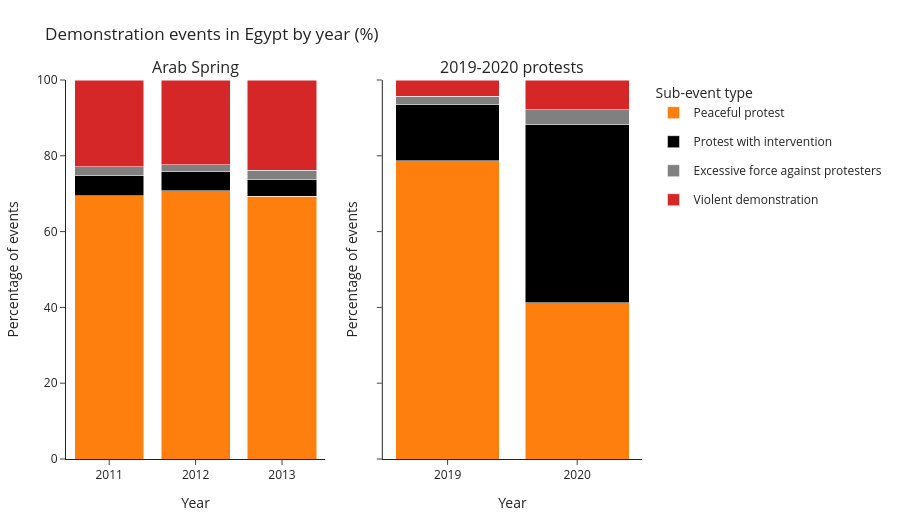

The notebook cell this image was saved under:
### Markdown cell above
On violence analysis. *How did patterns of violence by protesters and by the state change over time?*

Another aspect worth exploring is the change in sub-types events over the years, and specifically:
1. changes in the level of violence of protests;
2. changes in the level of violence by the state; 

As widely reported by the media and scholars, the Arab Spring was characterized by very largely peaceful protests, with massive mobilization emphasizing non-violent resistance. Violent demonstrations remained a consistent presence over the years (with values consistently being in the range of 22-24% for three consecutive years), with only a minority of incidents of excessive force by state police and interventions, whose frequency remained stable over time.
However, when comparing these data to the 2019-2020 demonstrations, a sharp shift is visible. This last wave was characterize by considerably more peaceful protests (in 2019, for example, nearly 80% of all recorded events were peaceful). The total share of "violent demonstrations" significantly dropped to 4.3% in 2019 and 8% in 2020. However, state violence through intervention in protests and excessive force used against protesters rised up to unprecedented levels, reflecting the patterns of repressions brought forward by the authoritarian Al-Sisi regime. While during the Arab Spring, state intervention in protests represented a range of 4.5% - 5.1%, this value rised up to 14.9% and 48% in 2019 and 2020 respectively. Similarly, the excessive use of force against protesters also increased over time. These concerning figures serve us to make us fully understand the level of political crackdown over time.

### Code cell
# Cleaner yearly percentage chart with custom panel titles
import pandas as pd
import plotly.graph_objects as go
from plotly.subplots import make_subplots

subtypes = [
    'Peaceful protest',
    'Protest with intervention',
    'Excessive force against protesters',
    'Violent demonstration'
]

subtype_colors = {
    'Peaceful protest': '#ff7f0e',
    'Protest with intervention': '#000000',
    'Excessive force against protesters': '#808080',
    'Violent demonstration': '#d62728'
}

def build_yearly_share(df):
    sub_col = 'sub_event_type' if 'sub_event_type' in df.columns else 'SUB_EVENT_TYPE'
    date_col = 'event_date' if 'event_date' in df.columns else 'EVENT_DATE'

    work = df[[sub_col, date_col]].copy()
    work[date_col] = pd.to_datetime(work[date_col], errors='coerce')
    work = work.dropna(subset=[date_col])
    work = work[work[sub_col].isin(subtypes)].copy()
    work['year'] = work[date_col].dt.year.astype(str)

    counts = (
        work.groupby(['year', sub_col])
        .size()
        .rename('count')
        .reset_index()
        .rename(columns={sub_col: 'sub_event_type'})
    )

    if counts.empty:
        return counts

    totals = counts.groupby('year', as_index=False)['count'].sum().rename(columns={'count': 'year_total'})
    counts = counts.merge(totals, on='year', how='left')
    counts['percent'] = counts['count'] / counts['year_total'] * 100
    return counts

if 'df_2011_clean' not in globals():
    df_2011_clean = pd.read_csv('../raw_data/ACLED_egypt2011.csv', encoding='latin1', on_bad_lines='skip', parse_dates=['event_date'])
if 'df_alsisi_clean' not in globals():
    df_alsisi_clean = pd.read_csv('../raw_data/ACLED_alsisi.csv', encoding='latin1', on_bad_lines='skip', parse_dates=['event_date'])

arab_spring = build_yearly_share(df_2011_clean)
egypt_2019_2020 = build_yearly_share(df_alsisi_clean)

fig = make_subplots(
    rows=1,
    cols=2,
    shared_yaxes=True,
    subplot_titles=('Arab Spring', '2019-2020 protests'),
)

for col, data in [(1, arab_spring), (2, egypt_2019_2020)]:
    if data.empty:
        continue

    years = sorted(data['year'].unique(), key=lambda value: int(value))
    for subtype in subtypes:
        subset = data[data['sub_event_type'] == subtype].set_index('year').reindex(years).fillna(0).reset_index()
        fig.add_trace(
            go.Bar(
                x=subset['year'],
                y=subset['percent'],
                name=subtype,
                marker_color=subtype_colors[subtype],
                legendgroup=subtype,
                showlegend=(col == 1),
                hovertemplate='Year: %{x}<br>Subtype: %{fullData.name}<br>Share: %{y:.1f}%<extra></extra>',
            ),
            row=1,
            col=col,
        )

fig.update_layout(
    barmode='stack',
    template='simple_white',
    title='Demonstration events in Egypt by year (%)',
    height=520,
    margin=dict(l=40, r=20, t=80, b=40),
    legend_title_text='Sub-event type',
)
fig.update_yaxes(range=[0, 100], title_text='Percentage of events')
fig.update_xaxes(title_text='Year', tickangle=0)
fig.show()

### Figure 1 — Plotly figure (JSON) as saved in the notebook; plotly's stock layout.template omitted (floating-point values rounded to 4 significant figures)
{"data": [{"hovertemplate": "Year: %{x}<br>Subtype: %{fullData.name}<br>Share: %{y:.1f}%<extra></extra>", "legendgroup": "Peaceful protest", "marker": {"color": "#ff7f0e"}, "name": "Peaceful protest", "showlegend": true, "type": "bar", "x": ["2011", "2012", "2013"], "xaxis": "x", "y": [69.43, 70.76, 69.27], "yaxis": "y"}, {"hovertemplate": "Year: %{x}<br>Subtype: %{fullData.name}<br>Share: %{y:.1f}%<extra></extra>", "legendgroup": "Protest with intervention", "marker": {"color": "#000000"}, "name": "Protest with intervention", "showlegend": true, "type": "bar", "x": ["2011", "2012", "2013"], "xaxis": "x", "y": [5.25, 5.054, 4.515], "yaxis": "y"}, {"hovertemplate": "Year: %{x}<br>Subtype: %{fullData.name}<br>Share: %{y:.1f}%<extra></extra>", "legendgroup": "Excessive force against protesters", "marker": {"color": "#808080"}, "name": "Excessive force against protesters", "showlegend": true, "type": "bar", "x": ["2011", "2012", "2013"], "xaxis": "x", "y": [2.371, 1.805, 2.423], "yaxis": "y"}, {"hovertemplate": "Year: %{x}<br>Subtype: %{fullData.name}<br>Share: %{y:.1f}%<extra></extra>", "legendgroup": "Violent demonstration", "marker": {"color": "#d62728"}, "name": "Violent demonstration", "showlegend": true, "type": "bar", "x": ["2011", "2012", "2013"], "xaxis": "x", "y": [22.95, 22.38, 23.79], "yaxis": "y"}, {"hovertemplate": "Year: %{x}<br>Subtype: %{fullData.name}<br>Share: %{y:.1f}%<extra></extra>", "legendgroup": "Peaceful protest", "marker": {"color": "#ff7f0e"}, "name": "Peaceful protest", "showlegend": false, "type": "bar", "x": ["2019", "2020"], "xaxis": "x2", "y": [78.72, 41.18], "yaxis": "y2"}, {"hovertemplate": "Year: %{x}<br>Subtype: %{fullData.name}<br>Share: %{y:.1f}%<extra></extra>", "legendgroup": "Protest with intervention", "marker": {"color": "#000000"}, "name": "Protest with intervention", "showlegend": false, "type": "bar", "x": ["2019", "2020"], "xaxis": "x2", "y": [14.89, 47.06], "yaxis": "y2"}, {"hovertemplate": "Year: %{x}<br>Subtype: %{fullData.name}<br>Share: %{y:.1f}%<extra></extra>", "legendgroup": "Excessive force against protesters", "marker": {"color": "#808080"}, "name": "Excessive force against protesters", "showlegend": false, "type": "bar", "x": ["2019", "2020"], "xaxis": "x2", "y": [2.128, 3.922], "yaxis": "y2"}, {"hovertemplate": "Year: %{x}<br>Subtype: %{fullData.name}<br>Share: %{y:.1f}%<extra></extra>", "legendgroup": "Violent demonstration", "marker": {"color": "#d62728"}, "name": "Violent demonstration", "showlegend": false, "type": "bar", "x": ["2019", "2020"], "xaxis": "x2", "y": [4.255, 7.843], "yaxis": "y2"}], "layout": {"annotations": [{"font": {"size": 16}, "showarrow": false, "text": "Arab Spring", "x": 0.225, "xanchor": "center", "xref": "paper", "y": 1, "yanchor": "bottom", "yref": "paper"}, {"font": {"size": 16}, "showarrow": false, "text": "2019-2020 protests", "x": 0.775, "xanchor": "center", "xref": "paper", "y": 1, "yanchor": "bottom", "yref": "paper"}], "barmode": "stack", "height": 520, "legend": {"title": {"text": "Sub-event type"}}, "margin": {"b": 40, "l": 40, "r": 20, "t": 80}, "title": {"text": "Demonstration events in Egypt by year (%)"}, "xaxis": {"anchor": "y", "domain": [0, 0.45], "tickangle": 0, "title": {"text": "Year"}}, "xaxis2": {"anchor": "y2", "domain": [0.55, 1], "tickangle": 0, "title": {"text": "Year"}}, "yaxis": {"anchor": "x", "domain": [0, 1], "range": [0, 100], "title": {"text": "Percentage of events"}}, "yaxis2": {"anchor": "x2", "domain": [0, 1], "matches": "y", "range": [0, 100], "showticklabels": false, "title": {"text": "Percentage of events"}}}}
